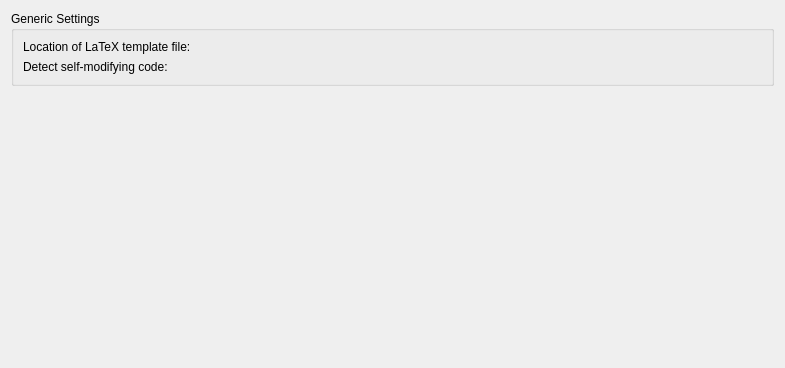
<?xml version="1.0" encoding="UTF-8"?>
<ui version="4.0">
 <class>LocationsTabWidget</class>
 <widget class="QWidget" name="LocationsTabWidget">
  <property name="geometry">
   <rect>
    <x>0</x>
    <y>0</y>
    <width>785</width>
    <height>368</height>
   </rect>
  </property>
  <layout class="QGridLayout" name="gridLayout">
   <item row="1" column="0">
    <spacer name="verticalSpacer">
     <property name="orientation">
      <enum>Qt::Vertical</enum>
     </property>
     <property name="sizeType">
      <enum>QSizePolicy::Expanding</enum>
     </property>
     <property name="sizeHint" stdset="0">
      <size>
       <width>1</width>
       <height>500</height>
      </size>
     </property>
    </spacer>
   </item>
   <item row="0" column="0" colspan="2">
    <widget class="QGroupBox" name="commonFileSelectors">
     <property name="sizePolicy">
      <sizepolicy hsizetype="Preferred" vsizetype="Expanding">
       <horstretch>0</horstretch>
       <verstretch>0</verstretch>
      </sizepolicy>
     </property>
     <property name="title">
      <string>Generic Settings</string>
     </property>
     <layout class="QGridLayout" name="gridLayout_2">
      <item row="0" column="0">
       <widget class="QLabel" name="latexTamplateLabel">
        <property name="text">
         <string>Location of LaTeX template file:</string>
        </property>
       </widget>
      </item>
      <item row="0" column="1">
       <widget class="Utils::PathChooser" name="latextemplateChooser" native="true">
        <property name="sizePolicy">
         <sizepolicy hsizetype="Preferred" vsizetype="Preferred">
          <horstretch>1</horstretch>
          <verstretch>0</verstretch>
         </sizepolicy>
        </property>
       </widget>
      </item>
      <item row="1" column="0">
       <widget class="QLabel" name="smcDetectionLabel">
        <property name="text">
         <string>Detect self-modifying code:</string>
        </property>
       </widget>
      </item>
      <item row="1" column="1">
       <widget class="Utils::PathChooser" name="membersFileChooser" native="true">
        <property name="sizePolicy">
         <sizepolicy hsizetype="Preferred" vsizetype="Preferred">
          <horstretch>1</horstretch>
          <verstretch>0</verstretch>
         </sizepolicy>
        </property>
       </widget>
      </item>
     </layout>
    </widget>
   </item>
  </layout>
 </widget>
 <customwidgets>
  <customwidget>
   <class>Utils::PathChooser</class>
   <extends>QWidget</extends>
   <header location="global">../../libs/utils/pathchooser.h</header>
   <container>1</container>
  </customwidget>
 </customwidgets>
 <resources/>
 <connections/>
</ui>
